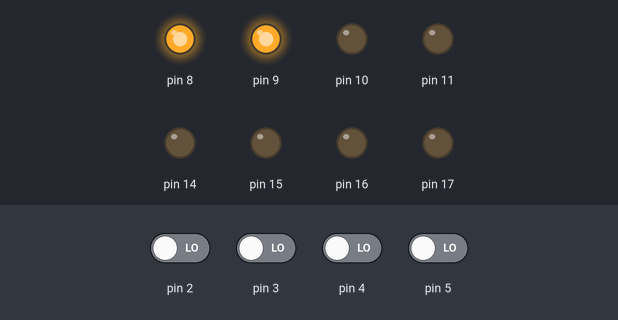
Simulated run of this sketch. Board: Arduino Uno, built with avr-gcc and run on an emulated ATmega328P. Shown: output pins drawn as LEDs (lit = HIGH). The test bench sets the inputs (shaded band); at power-on: pin 2–5 LOW. What the sketch prints to the serial monitor is not drawn.

Above: at 1.2 s.
1.3 s: pin 2 driven HIGH
At 1.9 s:
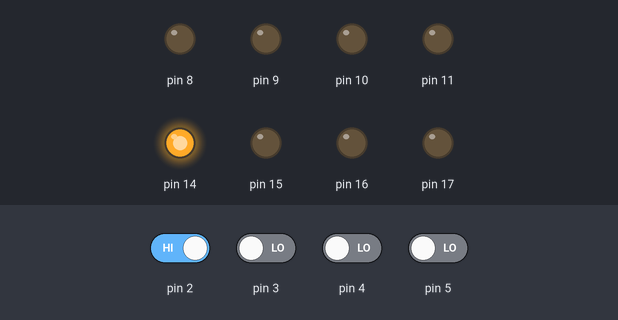
2.8 s: pin 4 driven HIGH
At 3.1 s:
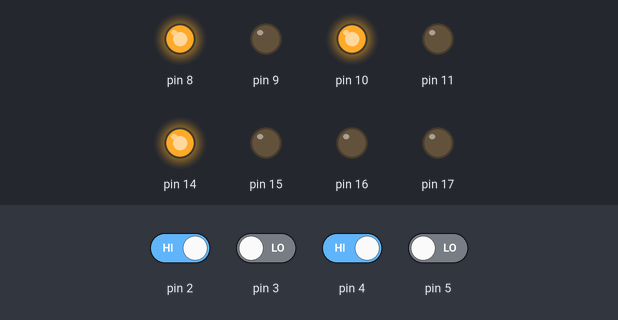
4.3 s: pin 5 driven HIGH
At 5.4 s:
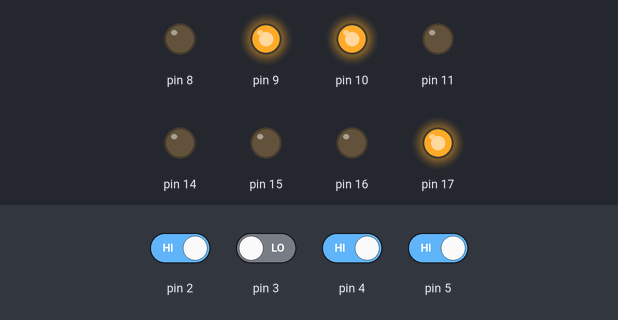
5.8 s: pin 3 driven HIGH
At 6.6 s:
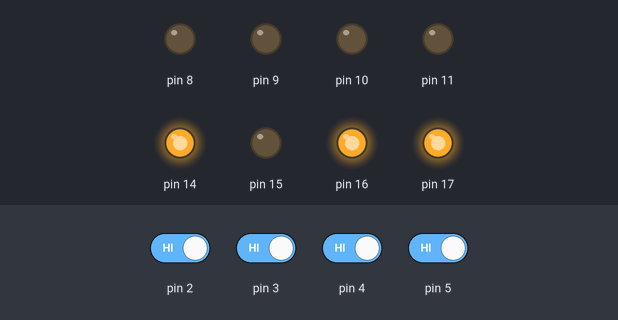
7.3 s: pin 2 driven LOW
At 7.7 s:
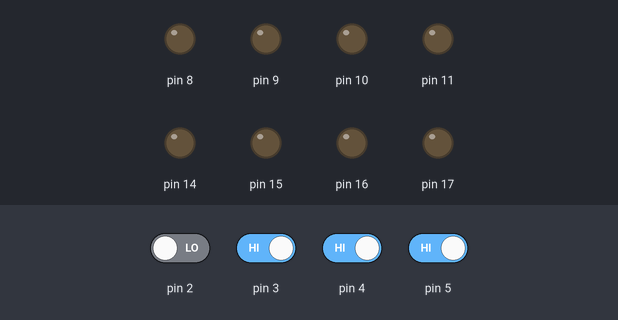
8.8 s: pin 3 driven LOW
At 10.0 s:
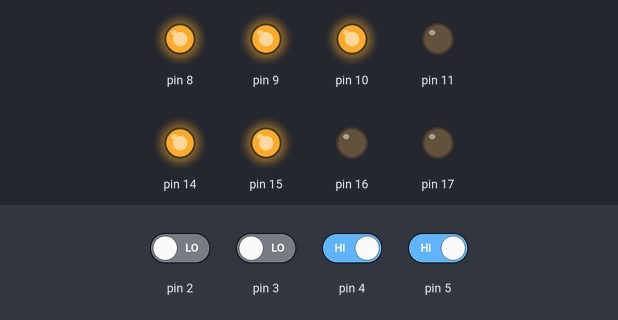
Timing chart, 0 to 11.3 s (numbered marks = the images above; inputs shaded):
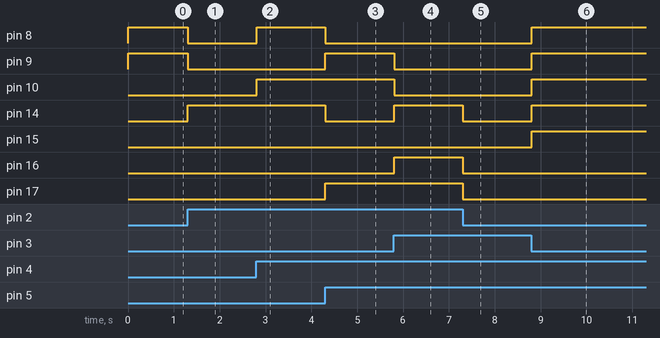

Measured:
- after the input at 1.3 s, pin 8, pin 9: HIGH → LOW at once; pin 14: LOW → HIGH at once
- after the input at 2.8 s, pin 8, pin 10: LOW → HIGH at once
- after the input at 4.3 s, pin 8, pin 14: HIGH → LOW at once; pin 9, pin 17: LOW → HIGH at once
- after the input at 5.8 s, pin 9, pin 10: HIGH → LOW at once; pin 14, pin 16: LOW → HIGH at once
- after the input at 7.3 s, pin 14, pin 16, pin 17: HIGH → LOW at once
- after the input at 8.8 s, pin 8–10, pin 14, pin 15: LOW → HIGH at once

The sketch:

check_jmp.ino
```cpp
unsigned char rom[] = {
  // JMP命令のチェック
  B00110000, //MOV A, 0000
  B00000001, //ADD A, 0001
  B00000001, //ADD A, 0001
  B00000001, //ADD A, 0001
  B01110000, //MOV B, 0000
  B01010001, //ADD B, 0001
  B01010001, //ADD B, 0001
  B01010001, //ADD B, 0001
  B11110000, //JMP 0000
};

void setup() {
  Serial.begin(9600);
  DDRB = DDRB | B00001111;
  DDRC = DDRC | B00001111;
}

void loop() {
  // アドレス入力 D5 D4 D3 D2 番ピン（右が最下位ビット）
  // データ出力   D11 D10 D9 D8 A3 A2 A1 A0 番ピン（右が最下位ビット）
  unsigned char addr = (PIND & B00111100)>>2;
  Serial.println(addr);

  PORTC = (PORTC & B11110000) | (rom[addr] & B00001111);
  PORTB = (PORTB & B11110000) | ((rom[addr] & B11110000)>>4);
}
```
